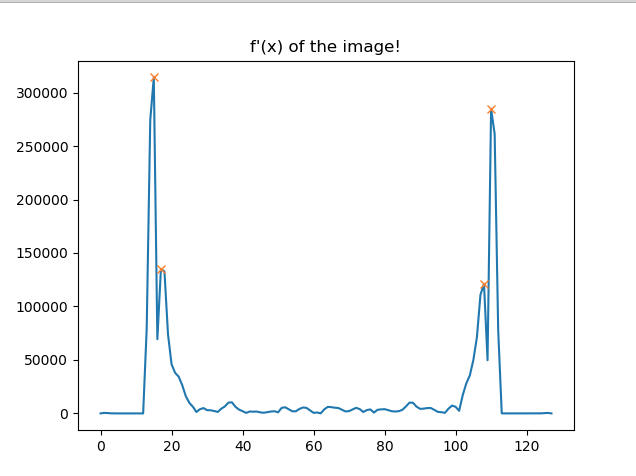
#> input picture examples/hollow.png, 636 x 476 px
$ python demo_fill_derivatives.py --image hollow.png   (older library calls are emulated)
#> lines starting #> are read from the running program, lines starting #| are printed output that depends on the picture; after the words box and inside, x2 and y2 are one past the last pixel; in counts of white or black regions, pixels touching at a corner belong together
### ColorDetect.py
import cv2
import numpy as np
from SetCard import *
# PURPLE = 0
# GREEN = 1
# RED = 2


# [25 lines left out: functions is_Blank, has_Tint, not called in this run]


def find_Color(image, purpb, greenb, redb ):
	"""
	Pass in an image, and the lower and upper boundaries for each purple, green, red in BGR format
	Returns at tuple: t
	t[0] Returns the color in number format (0 for purp, 1 for green, 2 for red)
	t[1] Returns the count

	"""

	lower_purp, upper_purp = purpb
	lower_green, upper_green = greenb
	lower_red, upper_red = redb

	# Filter image for whatever passes the boundaries
	purples = cv2.inRange(image, lower_purp, upper_purp)
	greens = cv2.inRange(image, lower_green, upper_green)
	reds = cv2.inRange(image, lower_red, upper_red)

	mp = len(np.flatnonzero(purples))
	mg = len(np.flatnonzero(greens))
	mr = len(np.flatnonzero(reds))

	colors = (mp, mg, mr)

	total_pixels = max(colors)
	return colors.index(total_pixels), total_pixels


# DEBUG MODE:
# [50 lines that do not run on import are left out]

### examples/demo_fill_derivatives.py
import cv2
import numpy as np
from scipy.signal import argrelextrema
from scipy.signal import find_peaks
import peakutils
import argparse

from matplotlib import pyplot as plt
from ColorDetect import find_Color
from SetCard import PURPLE, GREEN, RED


ap = argparse.ArgumentParser()
ap.add_argument("-i", "--image", required=True, help="path to the input image")
ap.add_argument("-d", "--debug", action="store_true")
args = vars(ap.parse_args())

debug = args['debug']

color_image = cv2.imread(args['image'])
#> color_image is the input picture: shape (476, 636, 3); mean B, G, R 250.2, 249.5, 248.4
image = cv2.imread(args['image'],0) # read image in BW
#> image: shape (476, 636); min 0, max 255, mean 249.3
image = image [ 4 :-4, :] # Numpy slice the last 4 pixels (noise removal)
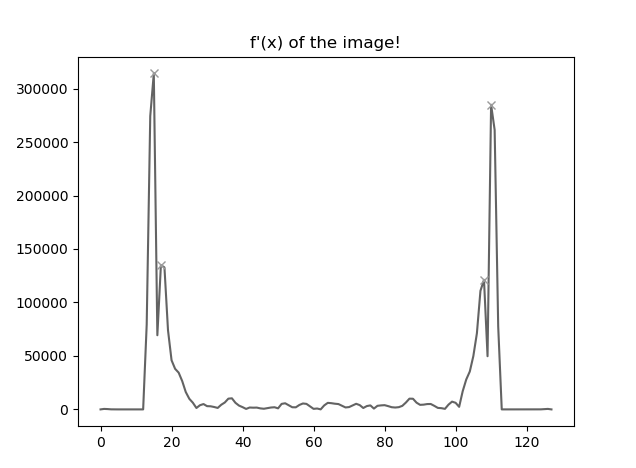
#> image: shape (468, 636); min 0, max 255, mean 249.5

kernel = np.ones((5,5), np.uint8) # Kernel for the erosion and dilation

def is_stripe(image, number_peaks,debug=False):
	""" Returns boolean, if striped. Parameters: threshold for peaks """
#> called with number_peaks = 12, debug = False

	# First we take the derivative (f'(x)) on the y-axis to see if there are crazy changes


	fpx = cv2.Sobel(image, cv2.CV_64F, 0, 1, ksize=5)
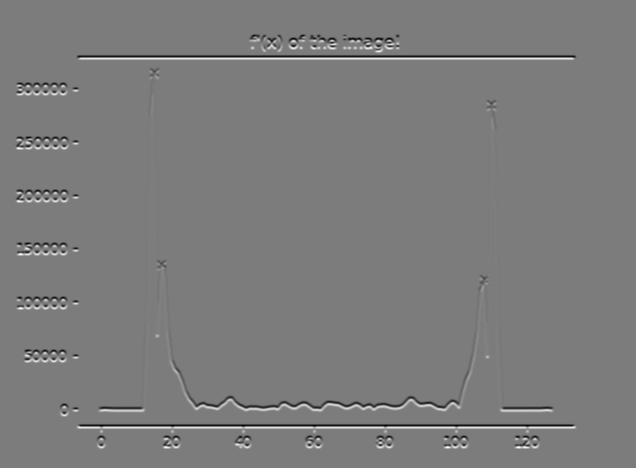
#> fpx: shape (468, 636) float64; min -9942, max 10430, mean 0; drawn with min black and max white
	vpr= cv2.reduce(fpx, 1, cv2.REDUCE_SUM)
#> vpr = 468 values, max 4142016 at index 58, min -4177280 at index 56, mean 0

	vpr_p= np.sqrt(vpr**2).flatten()
#> vpr_p = 468 values, max 4177280 at index 56, min 0 at index 0, mean 98926.6

	# Each change or "stripe" is essentially a peak on the f'(x).
	unfiltered_peaks, _ = find_peaks(vpr_p, height=0)
#> unfiltered_peaks = 101 values from 35 to 447
	all_peaks = (vpr_p[i] for i in unfiltered_peaks)
	peak_thresh = max(all_peaks) * 0.33 # arbitrary weight 1/3 of the max_peak
#> peak_thresh = 1378502.4
	filtered_peaks = [i for i in unfiltered_peaks if vpr_p[i] >= peak_thresh]
#> filtered_peaks = [56, 58, 425, 427]

	if debug:
		plt.plot(vpr_p), plt.title(f"f'(x) of the striped image!")
		plt.plot(filtered_peaks, vpr_p[filtered_peaks], "x")
		plt.show()


	return len(filtered_peaks) > number_peaks

stripe = False
if is_stripe(image,12,debug):
	print("striped")
	stripe=True

else:

	erosion = cv2.erode(image,kernel,iterations=1)
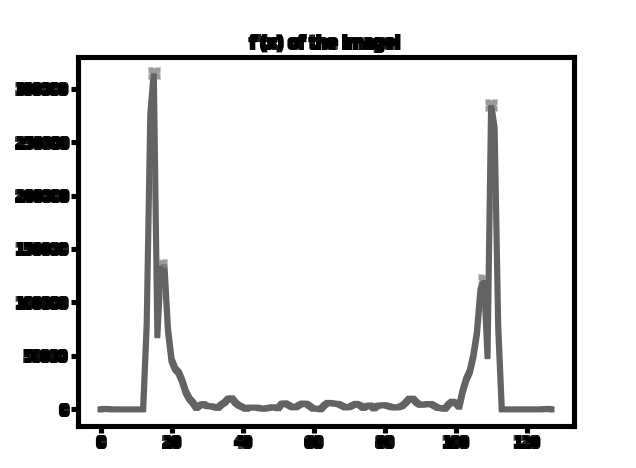
#> erosion: shape (468, 636); min 0, max 255, mean 234.1
	dilation = cv2.dilate(erosion,kernel,iterations=1)
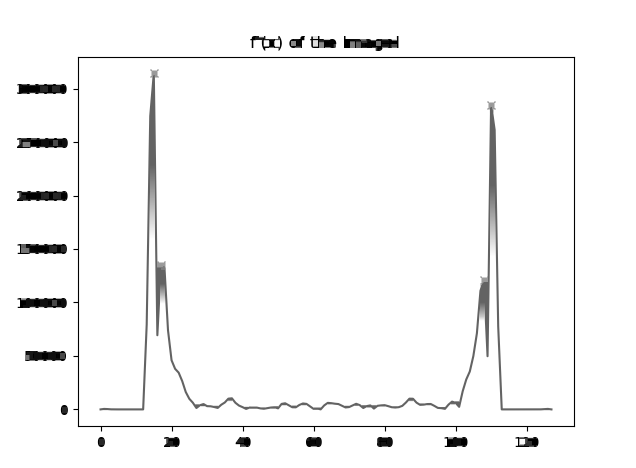
#> dilation: shape (468, 636); min 0, max 255, mean 247.1
	_, thresh = cv2.threshold(dilation,200,255,1)
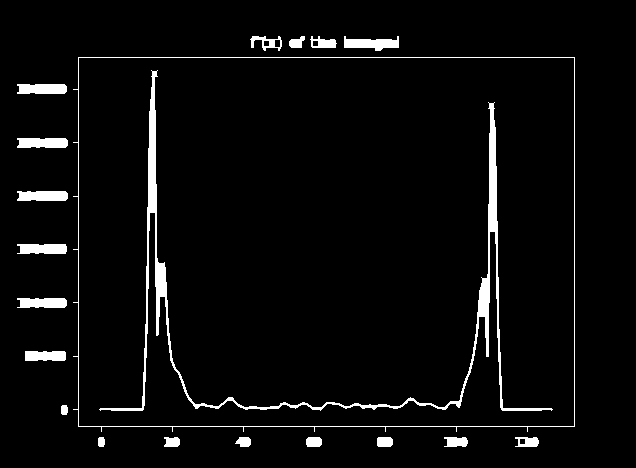
#> thresh: shape (468, 636); 4.1% white; 20 white regions, largest, box (x1, y1, x2, y2) and area: (99, 70, 553, 411) 5627, (73, 57, 575, 432) 1800, (344, 36, 399, 51) 518


	first_deriv_y = cv2.Sobel(thresh, cv2.CV_64F, 0,1,ksize=5)
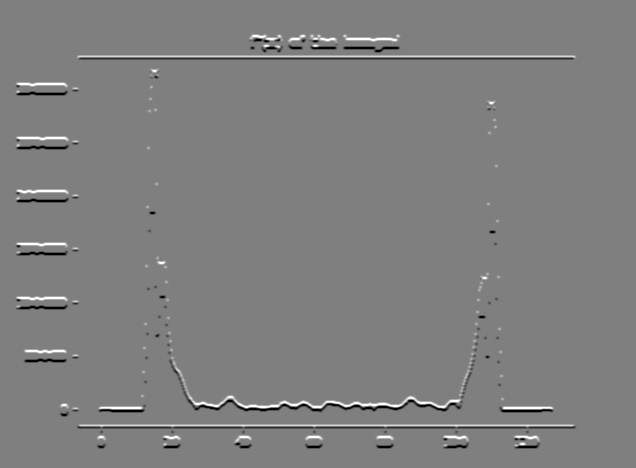
#> first_deriv_y: shape (468, 636) float64; min -12240, max 12240, mean 0; drawn with min black and max white
	vpr_1y = cv2.reduce(first_deriv_y, 1, cv2.REDUCE_SUM)
#> vpr_1y = 468 values, max 4063680 at index 56, min -4031040 at index 58, mean 0

	# for the y ######## y
	vpr_1y_p = np.sqrt(vpr_1y**2).flatten()
#> vpr_1y_p = 468 values, max 4063680 at index 56, min 0 at index 0, mean 150314.9

	# Find every peak index, and access the height of the peak
	unfiltered_peaks_y, _ = find_peaks(vpr_1y_p, height=0)
#> unfiltered_peaks_y = 72 values from 38 to 446
	all_peaks_y = (vpr_1y_p[i] for i in unfiltered_peaks_y)

	# I just arbitrarily set the threshold to .32 (noise reduction)
	peak_thresh_y = max(all_peaks_y) * .32 # cuto ff is 1/3rd of the highest peak
#> peak_thresh_y = 1300377.6

	approx_peaks_y= sum(1 for i in unfiltered_peaks_y if vpr_1y_p[i] >= peak_thresh_y)
#> approx_peaks_y = 5

	filtered_peaks_y = [i for i in unfiltered_peaks_y if vpr_1y_p[i] >= peak_thresh_y]
#> filtered_peaks_y = [56, 58, 410, 425, 427]
	approx_peaks_y = len(filtered_peaks_y)


	print(approx_peaks_y, "approx peaks found")
#| 5 approx peaks found
	PURPB = np.array ([80, 0, 80]), np.array([160,60,160])
	GREENB = np.array([0,100,0]), np.array([45,180,45])
	REDB = np.array([0,0,160]), np.array([30,30,255])

	color, pixel_count = find_Color(color_image, PURPB, GREENB, REDB)
#> in find_Color, `purples = cv2.inRange(image, lower_purp, upper_purp)`: purples: shape (476, 636); every value is 0
#> in find_Color, `mp = len(np.flatnonzero(purples))`: mp = 0
#> in find_Color, `colors = (mp, mg, mr)`: colors = (0, 0, 0)
#> in find_Color, `total_pixels = max(colors)`: total_pixels = 0
#> color = 0; pixel_count = 0

	if approx_peaks_y == 6:
		print("diamond, hollow")
	elif approx_peaks_y == 2:
		print("solid")
	elif approx_peaks_y == 4:
		 # unique case . can be either hollow or a solid oval
		if color == GREEN and pixel_count > 3500:
			print("solid green oval")
		else:
			print("hollow")


if debug and not stripe:
	print("debugger mode plotting stuff now:")
	# f(x)
	img = 255 - image
	vertical_project = np.sum(img, axis=1).tolist()

	# Plot f(x)
	plt.plot(vertical_project), plt.title('y direction f(x)')
	plt.show()

	# Plot f'(x), f''(x)
	plt.plot(vpr_1y_p), plt.title("y direction f'(x)")
	plt.plot(filtered_peaks_y, vpr_1y_p[filtered_peaks_y], "x") # plot the peaks too
	plt.show()


	# [5 lines of commented-out code are left out]


	plt.imshow(erosion), plt.title("eroded")
	plt.show()
	plt.imshow(dilation), plt.title("dilated")
	plt.show()
